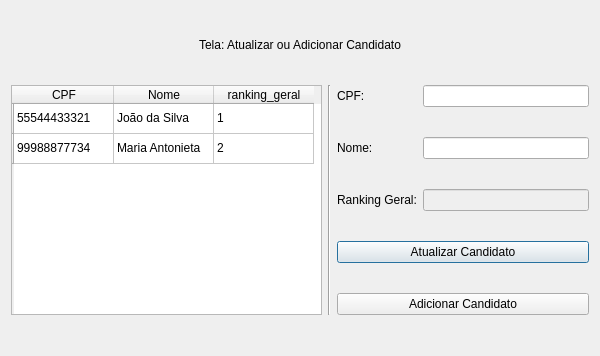
<?xml version="1.0" encoding="UTF-8"?>
<ui version="4.0">
 <class>Dialog</class>
 <widget class="QDialog" name="Dialog">
  <property name="geometry">
   <rect>
    <x>0</x>
    <y>0</y>
    <width>600</width>
    <height>356</height>
   </rect>
  </property>
  <property name="windowTitle">
   <string>Dialog</string>
  </property>
  <layout class="QGridLayout" name="gridLayout">
   <item row="0" column="0" colspan="4">
    <widget class="QLabel" name="label_4">
     <property name="maximumSize">
      <size>
       <width>16777215</width>
       <height>20</height>
      </size>
     </property>
     <property name="text">
      <string>Tela: Atualizar ou Adicionar Candidato</string>
     </property>
     <property name="alignment">
      <set>Qt::AlignCenter</set>
     </property>
    </widget>
   </item>
   <item row="1" column="0" rowspan="5">
    <widget class="QTableWidget" name="tableWidget">
     <property name="minimumSize">
      <size>
       <width>311</width>
       <height>0</height>
      </size>
     </property>
     <row>
      <property name="text">
       <string/>
      </property>
     </row>
     <row>
      <property name="text">
       <string/>
      </property>
     </row>
     <column>
      <property name="text">
       <string>CPF</string>
      </property>
     </column>
     <column>
      <property name="text">
       <string>Nome</string>
      </property>
     </column>
     <column>
      <property name="text">
       <string>ranking_geral</string>
      </property>
     </column>
     <item row="0" column="0">
      <property name="text">
       <string>55544433321</string>
      </property>
     </item>
     <item row="0" column="1">
      <property name="text">
       <string>João da Silva</string>
      </property>
     </item>
     <item row="0" column="2">
      <property name="text">
       <string>1</string>
      </property>
     </item>
     <item row="1" column="0">
      <property name="text">
       <string>99988877734</string>
      </property>
     </item>
     <item row="1" column="1">
      <property name="text">
       <string>Maria Antonieta</string>
      </property>
     </item>
     <item row="1" column="2">
      <property name="text">
       <string>2</string>
      </property>
     </item>
    </widget>
   </item>
   <item row="1" column="1" rowspan="5">
    <widget class="Line" name="line">
     <property name="orientation">
      <enum>Qt::Vertical</enum>
     </property>
    </widget>
   </item>
   <item row="1" column="2">
    <widget class="QLabel" name="label">
     <property name="text">
      <string>CPF:</string>
     </property>
    </widget>
   </item>
   <item row="1" column="3">
    <widget class="QLineEdit" name="lineEdit"/>
   </item>
   <item row="2" column="2">
    <widget class="QLabel" name="label_2">
     <property name="text">
      <string>Nome:</string>
     </property>
    </widget>
   </item>
   <item row="2" column="3">
    <widget class="QLineEdit" name="lineEdit_2"/>
   </item>
   <item row="3" column="2">
    <widget class="QLabel" name="label_3">
     <property name="text">
      <string>Ranking Geral:</string>
     </property>
    </widget>
   </item>
   <item row="3" column="3">
    <widget class="QLineEdit" name="lineEdit_3">
     <property name="enabled">
      <bool>false</bool>
     </property>
    </widget>
   </item>
   <item row="4" column="2" colspan="2">
    <widget class="QPushButton" name="pushButton_2">
     <property name="text">
      <string>Atualizar Candidato</string>
     </property>
    </widget>
   </item>
   <item row="5" column="2" colspan="2">
    <widget class="QPushButton" name="pushButton">
     <property name="text">
      <string>Adicionar Candidato</string>
     </property>
    </widget>
   </item>
  </layout>
 </widget>
 <resources/>
 <connections/>
</ui>
